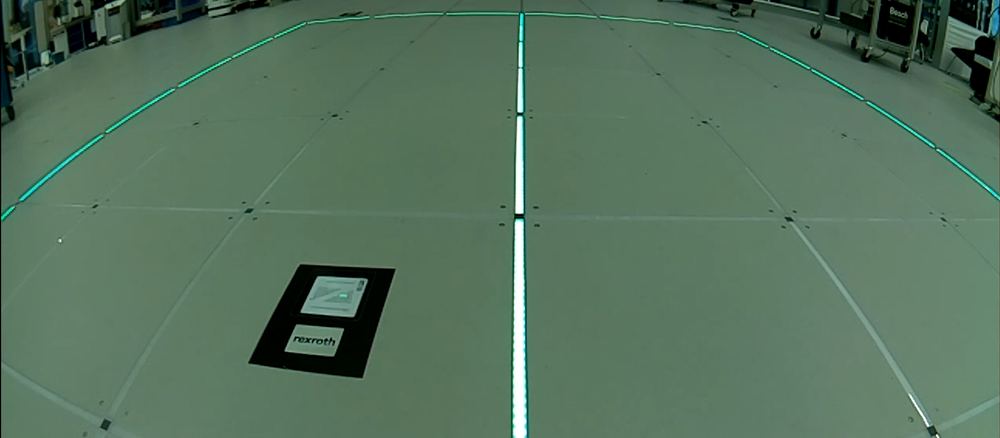
#> input picture TestFrameOtherGroup.png, 1000 x 438 px, shrunk from 1810 x 793 before the run
$ python -i lineDetectionContour.py   (imports and definitions only)
#> lines starting #> are read from the running program, lines starting #| are printed output that depends on the picture; after the words box and inside, x2 and y2 are one past the last pixel; in counts of white or black regions, pixels touching at a corner belong together; long printed decimals are rounded

import os
import cv2
import matplotlib
import numpy as np
import matplotlib.pyplot as plt
import math

def lineDetectionContour(imagepath):
    """
    The function returns distance
    input: image data
    output: distace, directionFlag,
    """
#> called with imagepath = 'TestFrameOtherGroup.png'
#imagepath = 'data/frame3.jpg'
    image = cv2.imread(imagepath)
#> image is the input picture: shape (438, 1000, 3); mean B, G, R 93.4, 114.9, 86.3
    #  image = cv2.imread('data/testImg02.jpg')
    gray = cv2.cvtColor(image, cv2.COLOR_BGR2GRAY)
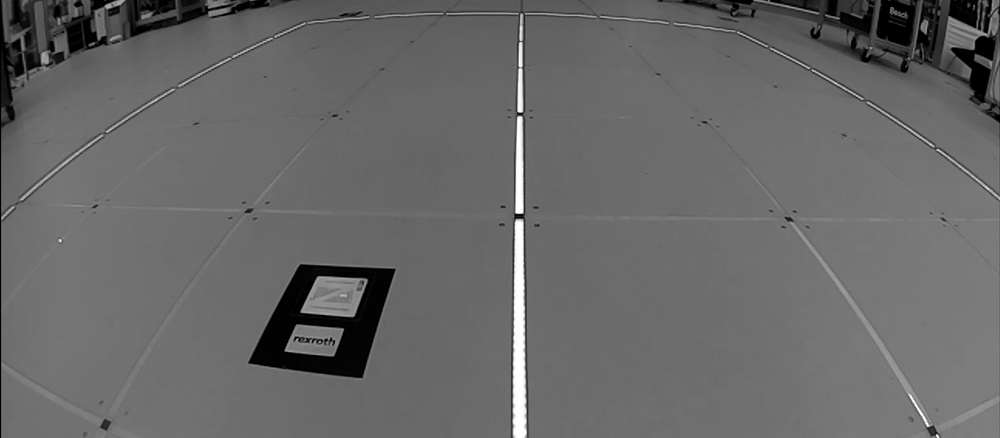
#> gray: shape (438, 1000); min 0, max 255, mean 103.8
    # Threshold the image to create a binary image (white and black)
    _, binary = cv2.threshold(gray, 127, 255, cv2.THRESH_BINARY)
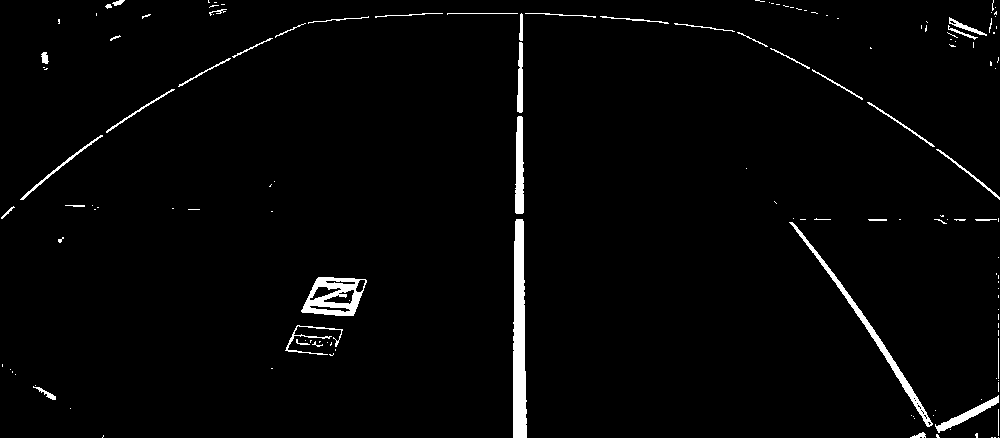
#> binary: shape (438, 1000); 2.3% white; 143 white regions (102 under 20 px)

    # Find contours in the binary image
    contours, _ = cv2.findContours(binary, cv2.RETR_EXTERNAL, cv2.CHAIN_APPROX_SIMPLE)
#> contours = 142 contours, 118 with area under 20; largest, box (x1, y1, x2, y2) and area: (513, 219, 527, 438) 2280, (301, 277, 367, 316) 1860, (789, 222, 933, 427) 1120, (515, 116, 524, 214) 628, (935, 395, 999, 433) 430
    # Sort contours based on their area (largest to smallest)
    contours = sorted(contours, key=cv2.contourArea, reverse=True)
    #print(contours)
    # Extract the largest contour
    largest_contour = contours[0]
#> largest_contour = contour of 59 points, box (x1, y1, x2, y2) (513, 219, 527, 438), area 2280
    # Find the endpoints of the largest contour
    leftmost = tuple(largest_contour[largest_contour[:, :, 0].argmin()][0])
#> leftmost = (513, 322)
    rightmost = tuple(largest_contour[largest_contour[:, :, 0].argmax()][0])
#> rightmost = (526, 437)
    #print('leftmost point:', leftmost)
    #print('rightmostpoint:', rightmost)
    # get the image shape
    height, width, channels = image.shape
#> height = 438; width = 1000; channels = 3
    bottom_middle_point = (width // 2, height)
#> bottom_middle_point = (500, 438)
    slop = (leftmost[1] - rightmost[1])/(leftmost[0] - rightmost[0])
#> slop = 8.85
    #print(leftmost[1])
    #print(slop)
    directionFlag = 0;    # if + right adjustment, if - left adjustment
    if slop < 0.0:
        distance = math.sqrt((bottom_middle_point[0] - leftmost[0])**2 + (bottom_middle_point[1] - leftmost[1])**2)
        directionFlag = -1;  # turn left
    else:
        distance = math.sqrt((bottom_middle_point[0] - rightmost[0])**2 + (bottom_middle_point[1] - rightmost[1])**2)
#> distance = 26.02
        directionFlag = +1;  # turn right
    #print('disst:', distance)


    #total distace calcuation
    bottom_left_corner = (0, height)
#> bottom_left_corner = (0, 438)
    bottom_right_corner = (width, height)
#> bottom_right_corner = (1000, 438)
    totalDist = math.sqrt((bottom_left_corner[0] - bottom_right_corner[0])**2 + (bottom_left_corner[1] - bottom_right_corner[1])**2)
#> totalDist = 1000
    #print('total distance: ', totalDist)

    percentageOfTotalDist = distance/totalDist
#> percentageOfTotalDist = 0.026
    print('percentageOfTotalDist: ', percentageOfTotalDist )
#| percentageOfTotalDist:  0.02602
    #print(height, width, channels)
    #print('bottom middle point: ', bottom_middle_point)
    # Draw the line connecting the endpoints on the original image
    image_with_line = cv2.line(image.copy(), leftmost, rightmost, (0, 0, 255), 20)
    plt.imshow(image_with_line)
    return distance, directionFlag

>>> result = lineDetectionContour('TestFrameOtherGroup.png')
#> result = (26.02, 1)
